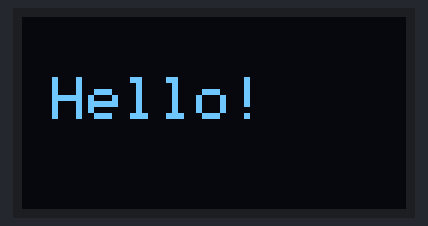
Bench run of a sketch on a simulated Arduino Uno, built with avr-gcc and run on an emulated ATmega328P. Shown: 128×64 one-colour display.

Above: at 0.1 s.
At 2.1 s:
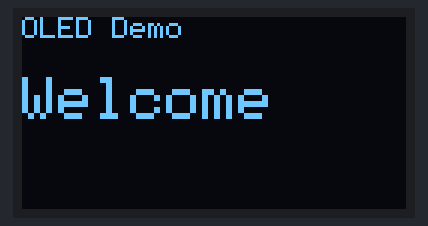
At 4.2 s:
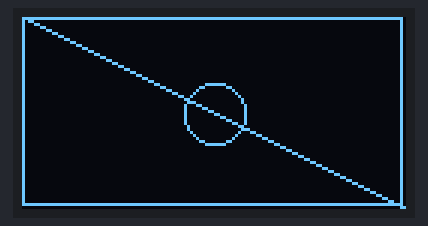

Measured:
- what the display in image 1 shows lasts 2.0 s, from 2.1 s to 4.1 s

The sketch:

OLED_1.ino
```cpp
// If you like this project, consider starring on GitHub! ⭐

#include <Wire.h>
#include <Adafruit_GFX.h>
#include <Adafruit_SSD1306.h>

// Display size
#define SCREEN_WIDTH 128
#define SCREEN_HEIGHT 64

// Create display object
Adafruit_SSD1306 display(SCREEN_WIDTH, SCREEN_HEIGHT, &Wire, -1);

void setup() {
  Serial.begin(9600);

  // Initialize OLED
  if (!display.begin(SSD1306_SWITCHCAPVCC, 0x3C)) {
    Serial.println("OLED not found");
    while (true); // stop here
  }

  display.clearDisplay();

  // Show welcome text
  display.setTextSize(2);
  display.setTextColor(SSD1306_WHITE);
  display.setCursor(10, 20);
  display.println("Hello!");
  display.display();

  delay(2000);
}

void loop() {
  showText();
  drawShapes();
}

// Function: Display text
void showText() {
  display.clearDisplay();

  display.setTextSize(1);
  display.setCursor(0, 0);
  display.println("OLED Demo");

  display.setTextSize(2);
  display.setCursor(0, 20);
  display.println("Welcome");

  display.display();
  delay(2000);
}

// Function: Draw basic shapes
void drawShapes() {
  display.clearDisplay();

  // Draw rectangle
  display.drawRect(0, 0, 127, 63, SSD1306_WHITE);

  // Draw line
  display.drawLine(0, 0, 127, 63, SSD1306_WHITE);

  // Draw circle
  display.drawCircle(64, 32, 10, SSD1306_WHITE);

  display.display();
  delay(2000);
}
```
